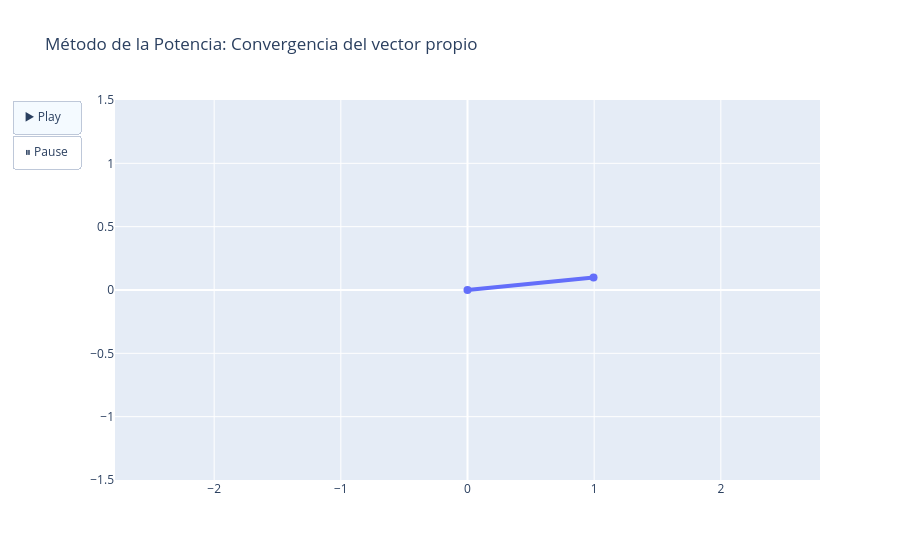

Write notebook code for a chart like this one.
### Markdown cell above
# 2. Código Plotly animado (listo para usar)

Este ejemplo usa una matriz sencilla pero no diagonal para que se vea el giro:

### Code cell
import numpy as np
import plotly.graph_objects as go

# Matriz (no diagonal para ver rotación)
A = np.array([[2, 1],
              [1, 1]])

# Vector inicial
v = np.array([1.0, 0.1])
v = v / np.linalg.norm(v)

# Guardar iteraciones
vectors = [v.copy()]

# Iteraciones del método de la potencia
for _ in range(15):
    v = A @ v
    v = v / np.linalg.norm(v)
    vectors.append(v.copy())

# Crear frames para animación
frames = []
for i, vec in enumerate(vectors):
    frames.append(
        go.Frame(
            data=[
                go.Scatter(
                    x=[0, vec[0]],
                    y=[0, vec[1]],
                    mode="lines+markers",
                    line=dict(width=4),
                    marker=dict(size=8)
                )
            ],
            name=str(i)
        )
    )

# Figura inicial
fig = go.Figure(
    data=[
        go.Scatter(
            x=[0, vectors[0][0]],
            y=[0, vectors[0][1]],
            mode="lines+markers",
            line=dict(width=4),
            marker=dict(size=8)
        )
    ],
    layout=go.Layout(
        title="Método de la Potencia: Convergencia del vector propio",
        xaxis=dict(range=[-1.5, 1.5], zeroline=True),
        yaxis=dict(range=[-1.5, 1.5], zeroline=True, scaleanchor="x"),
        updatemenus=[
            dict(
                type="buttons",
                buttons=[
                    dict(label="▶️ Play",
                         method="animate",
                         args=[None, {"frame": {"duration": 500, "redraw": True}}]),
                    dict(label="⏸ Pause",
                         method="animate",
                         args=[[None], {"frame": {"duration": 0}, "mode": "immediate"}])
                ]
            )
        ]
    ),
    frames=frames
)

fig.show()

### Figure 1 — Plotly figure (JSON) as saved in the notebook; plotly's stock layout.template omitted (floating-point values rounded to 4 significant figures)
{"data": [{"line": {"width": 4}, "marker": {"size": 8}, "mode": "lines+markers", "type": "scatter", "x": [0, 0.995], "y": [0, 0.0995]}], "layout": {"title": {"text": "Método de la Potencia: Convergencia del vector propio"}, "updatemenus": [{"buttons": [{"args": [null, {"frame": {"duration": 500, "redraw": true}}], "label": "▶️ Play", "method": "animate"}, {"args": [[null], {"frame": {"duration": 0}, "mode": "immediate"}], "label": "⏸ Pause", "method": "animate"}], "type": "buttons"}], "xaxis": {"range": [-1.5, 1.5], "zeroline": true}, "yaxis": {"range": [-1.5, 1.5], "scaleanchor": "x", "zeroline": true}}}
